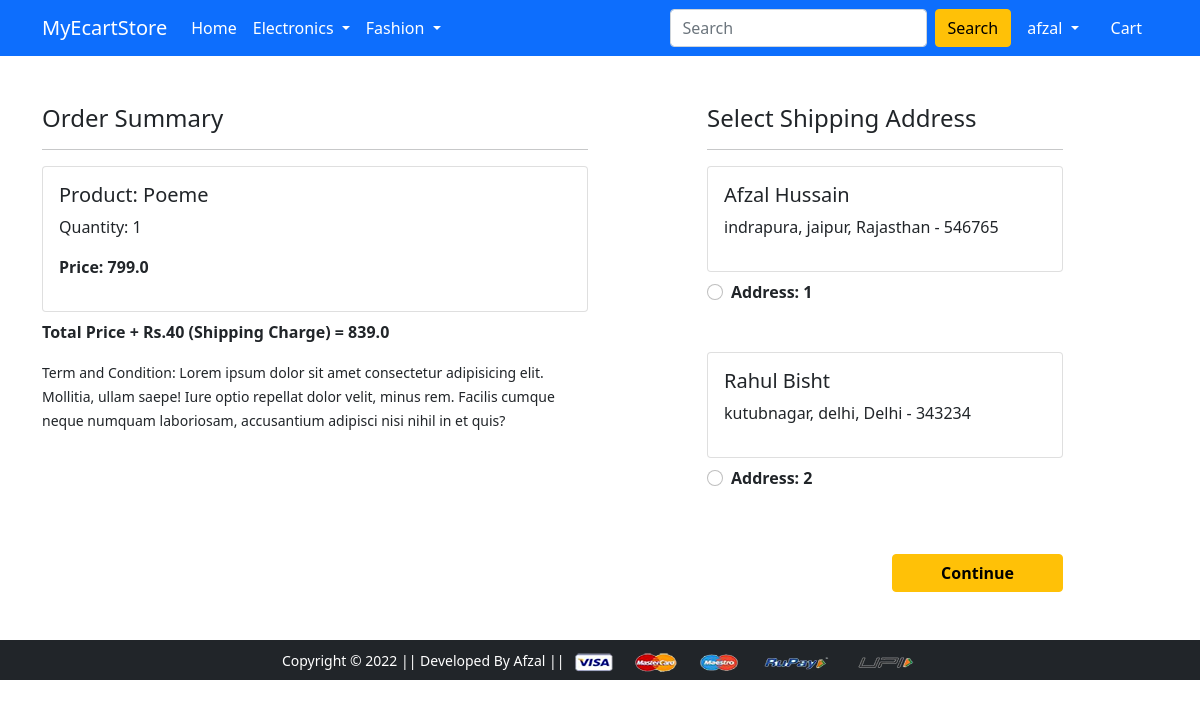
The app's page /checkout/ (signed in) with its own data.
### app/models.py (models this page shows, shortened)
class Cart(models.Model):
    user = models.ForeignKey(User, on_delete=models.CASCADE)
    product = models.ForeignKey(Product, on_delete=models.CASCADE)
    quantity = models.PositiveIntegerField(default=1)
    @property
    def total_cost(self):
        return self.quantity * self.product.discounted_price

class Product(models.Model):
    title = models.CharField(max_length=100)
    selling_price = models.FloatField()
    discounted_price = models.FloatField()
    description = models.TextField()
    brand = models.CharField(max_length=100)
    category = models.CharField(choices=CATEGORY_CHOICES, max_length=50)
    product_img = models.ImageField(upload_to='product_image')

class Costumer(models.Model):
    user = models.ForeignKey(User, on_delete=models.CASCADE)
    name = models.CharField(max_length=200)
    locality = models.CharField(max_length=200)
    city = models.CharField(max_length=100)
    zip = models.PositiveIntegerField()
    state = models.CharField(choices=STATE_CHOICES, max_length=100)

### app/views.py (the view)
# urls.py: path('checkout/', views.checkout, name='checkout'),
@login_required
def checkout(request):
    user = request.user
    add = Costumer.objects.filter(user=user)
    cart_prod = Cart.objects.filter(user=user)
    shipping_charge = 40.0
    amount = 0.0
    cart_product = [p for p in Cart.objects.all() if p.user==user]
    if cart_product:
        for p in cart_product:
            initial_amount = (p.quantity * p.product.discounted_price)
            amount += initial_amount
    total_amount = amount + shipping_charge
    allvalue = {'add':add, 'cartproduct':cart_prod, 'initialamount':initial_amount, 'shippingcharge':shipping_charge, 'totalamount':total_amount}
    return render(request, 'app/checkout.html', allvalue)

### app/templates/app/checkout.html (shortened to what this page needs)
{% extends 'app/base.html' %}
{% load static %}
{% block main-content %}
<div class="container">
 <div class="row mt-5">
  <div class="col-sm-6">
    <h4>Order Summary</h4>
    <hr>
    {% for item in cartproduct %}
      <div class="card mb-2">
        <div class="card-body">
          <h5>Product: {{item.product.title}}</h5>
          <p>Quantity: {{item.quantity}}</p>
          <p class="fw-bold">Price: {{item.total_cost}}</p>
        </div>
      </div>
      {% endfor %}
      <p><strong>Total Price + Rs.40 (Shipping Charge) = {{totalamount}}</strong></p>
    <small>Term and Condition: Lorem ipsum dolor sit amet consectetur adipisicing elit. Mollitia, ullam saepe! Iure optio repellat dolor velit, minus rem. Facilis cumque neque numquam laboriosam, accusantium adipisci nisi nihil in et quis?</small>
  </div>
  <div class="col-sm-4 offset-sm-1">
    <h4>Select Shipping Address</h4>
    <hr>
    <form action="/paymentdone">
      {% for ad in add %}
      <div class="card">
        <div class="card-body">
        <h5>{{ad.name}}</h5>
        <p>{{ad.locality}}, {{ad.city}}, {{ad.state}} - {{ad.zip}}</p>
        </div>
      </div>
        <div class="form-check mt-2 mb-5">
          <input class="form-check-input" type="radio" name="custid" id="custid{{forloop.counter}}" value="{{ad.id}}">
          <label class="form-check-label fw-bold" for="custid{{forloop.counter}}">
            Address: {{forloop.counter}} </label>
        </div>
        {% endfor %}
        <div class="text-end">
          <button type="submit" class="btn btn-warning mt-3 px-5 fw-bold">Continue</button>
        </div>
      </form>
    </div>
  </div>
</div>
{% endblock main-content %}

### app/templates/app/base.html (shortened to what this page needs)
<!doctype html>
{% load static %}
<html lang="en">
  <head>
    <link href="https://cdn.jsdelivr.net/npm/bootstrap@5.0.0-beta1/dist/css/bootstrap.min.css" rel="stylesheet">
    <link rel="stylesheet" href="{% static 'app/css/owl.carousel.min.css' %}">
    <link rel="stylesheet" href="{% static 'app/css/all.min.css' %}">
    <link rel="stylesheet" href="{% static 'app/css/style.css' %}">
  </head>
  <body>
    <nav class="navbar navbar-expand-lg navbar-dark bg-primary">
     <div class="container">
       <a class="navbar-brand" href="/">MyEcartStore</a>
       <div class="collapse navbar-collapse" id="navbarSupportedContent">
         <ul class="navbar-nav me-auto mb-2 mb-lg-0">
           <li class="nav-item">
             <a class="nav-link active" aria-current="page" href="/">Home</a>
           </li>
           <li class="nav-item dropdown">
             <a class="nav-link dropdown-toggle text-white" href="#" id="electronicsDropdown" role="button" data-bs-toggle="dropdown" aria-expanded="false">
               Electronics
             </a>
           </li>
           <li class="nav-item dropdown">
             <a class="nav-link dropdown-toggle text-white" href="#" id="fashionDropdown" role="button" data-bs-toggle="dropdown" aria-expanded="false">
               Fashion
             </a>
           </li>
         </ul>
         <form action="/search/" class="d-flex" method="POST">
           <input class="form-control me-2" type="search" name="formdata" placeholder="Search" aria-label="Search">
           <button class="btn btn-warning" type="submit">Search</button>
         </form>
         <div>
          <ul class="navbar-nav me-auto mb-2 mb-lg-0">
            {% if request.user.is_authenticated %}
           <li class="nav-item dropdown mx-2">
              <a class="nav-link dropdown-toggle text-white" href="#" id="profileDropdown" role="button" data-bs-toggle="dropdown" aria-expanded="false">
                {{user.username}}
              </a>
            </li>
            <li class="nav-item mx-2">
             <a href="{% url 'showcart' %}" class="nav-link text-white"> Cart </a>
            </li>
            {% endif %}
          </ul>
         </div>
       </div>
     </div>
    </nav>
    {% block main-content %} {% endblock main-content %}
    <footer class="container-fluid bg-dark text-center p-2 mt-5">
        <small class="text-white">Copyright &copy; 2022 || Developed By Afzal || </small>
        <img src="{% static 'app/images/payment.png' %}" alt="" srcset="" class="img-fluid" height="2px">
    </footer>
  </body>
</html>

### records on screen
Cart: product "Poeme", quantity "1", total_cost "799.0"
Costumer: name "Afzal Hussain", locality "indrapura", city "jaipur", state "Rajasthan", zip "546765"
Costumer: name "Rahul Bisht", locality "kutubnagar", city "delhi", state "Delhi", zip "343234"

### other values on screen
{{ user.username }} "afzal"
{{ totalamount }} "839.0"
